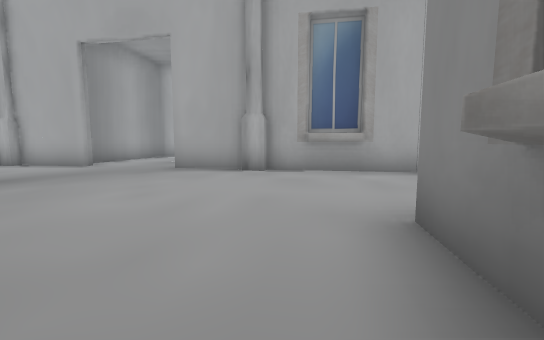
view 1 (above)

13 first-person views from a walk through a Unity game level. The camera is 1.3 m above the floor, tilts 6° down and sees 90° across. The floor is counted in squares, 2 m on a side. Each view is taken from the middle of a square. On the plan, view 1 faces up. The plan holds only what a view shows up to about 9 squares ahead; the rest is blank. The place goes on beyond the plan.

view 2
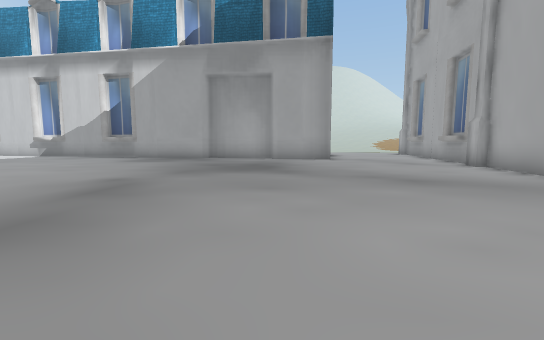

view 3
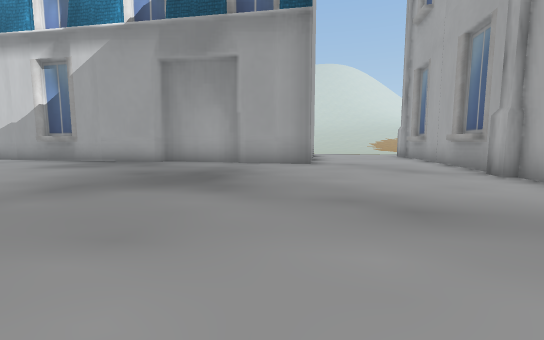

view 4
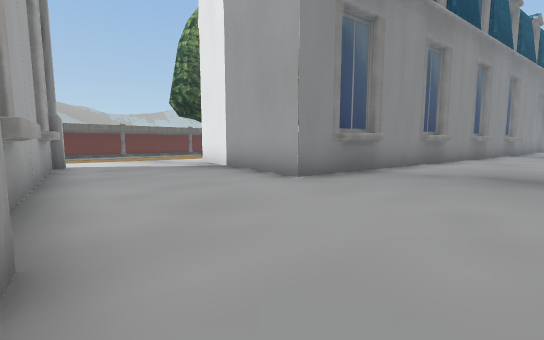

view 5
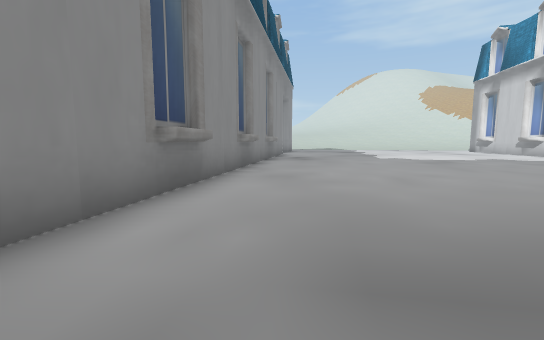

view 6
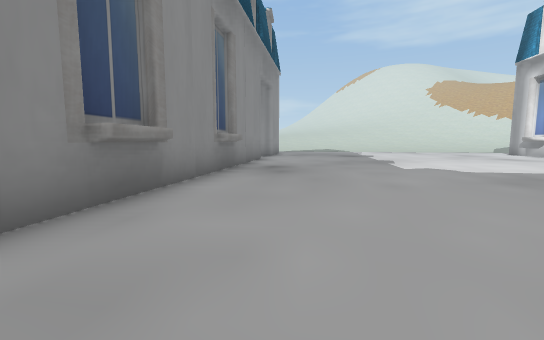

view 7
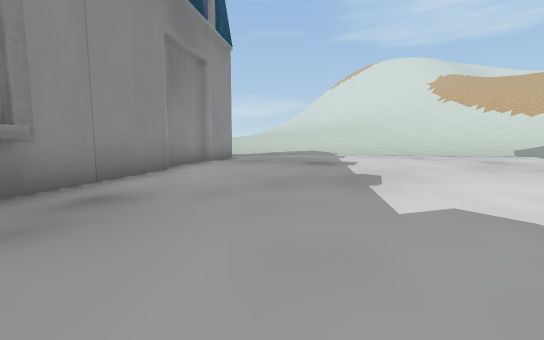

view 8
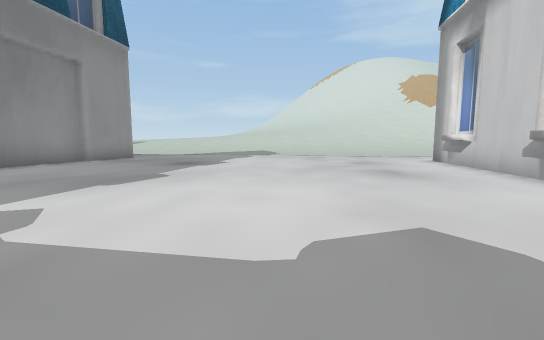

view 9
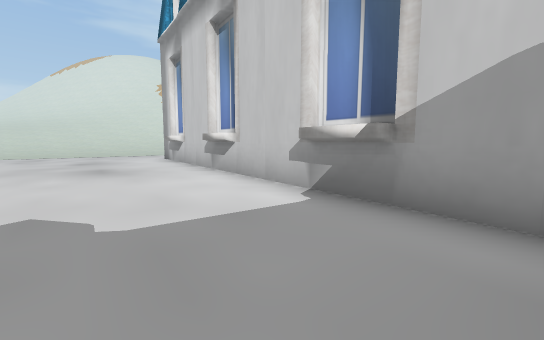

view 10
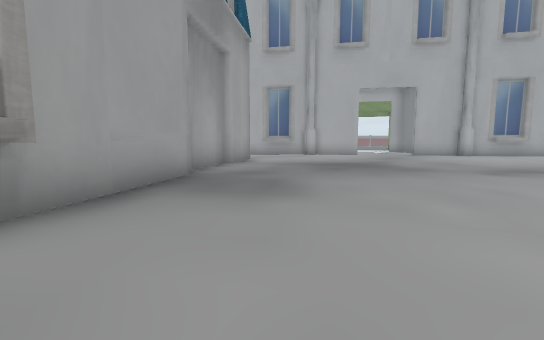

view 11
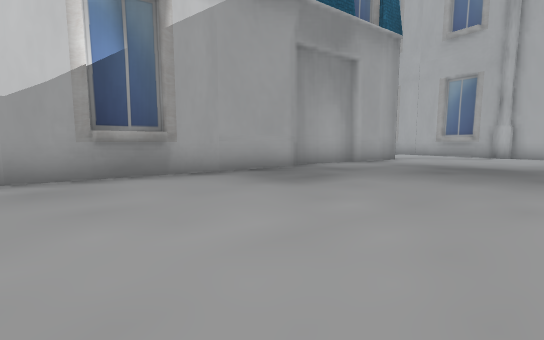

view 12
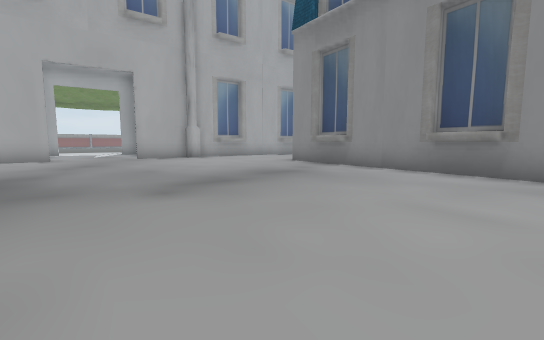

view 13
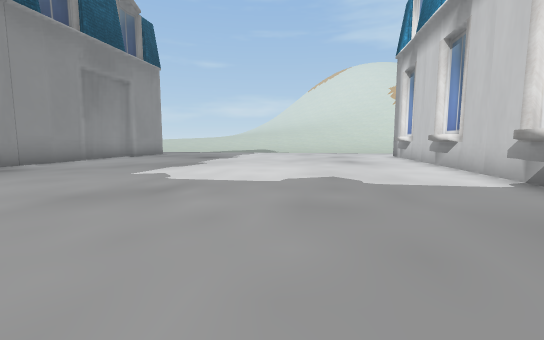

### Floor plan
Points are (right, up) in squares from view 1. A wall is a line through its corners. A room is listed if a view was taken in it or the views show most of it. See-through windows are left out.
Room 1 (views 1, 2, 3, 4, 5, 6, 7, 8, 9, 10, 11, 12, 13)
walls: (-0.7, -6.9) (-0.4, -5.6); (-0.1, -3.4) (0.2, -2.2); (-10.9, -3.7) (-11.2, -5); (-1.2, -10.2) (-1, -9); (-11.6, -7.1) (-11.8, -8.3); (-10.6, -0.4) (-13.4, -16.1); (0.5, -0.1) (0.8, 1.1); (-12.1, -10.4) (-12.4, -11.7); (-10.4, 2.1) (-10.9, -0.5); (-1.6, -13.4) (1.2, 2.2) (4.5, 1.6); (-9.8, 4.1) (-10.2, 1.9); (-1.8, -16.1) (-1.4, -13.6); (-12.7, -13.8) (-12.9, -15); (-0.1, 6) (-0.8, 6.1); (-4.9, 7.1) (-7, 7.5); (-0.7, 6.4) (-2.4, 6.7); (-6.9, 7.3) (-7.5, 7.4); (1.9, 5.6) (0.7, 5.8); (4.6, 5.5) (-0.2, 6.3)
ways out: opening at (-9.3, 6); opening at (-3.5, 7); opening at (5, 3)

Where each view was taken, in squares from view 1:
view 1: 0 up, 0 right, facing up
view 2: 2 up, 0 right, facing left
view 3: 3 up, 2 left, facing left
view 4: 6 up, 2 left, facing down-right
view 5: 1 up, 1 left, facing down
view 6: 3 down, 2 left, facing down
view 7: 7 down, 4 left, facing down
view 8: 7 down, 8 left, facing down
view 9: 6 down, 9 left, facing down-left
view 10: 6 down, 9 left, facing up
view 11: 6 down, 6 left, facing up-left
view 12: 4 down, 6 left, facing up-right
view 13: 4 down, 8 left, facing down
